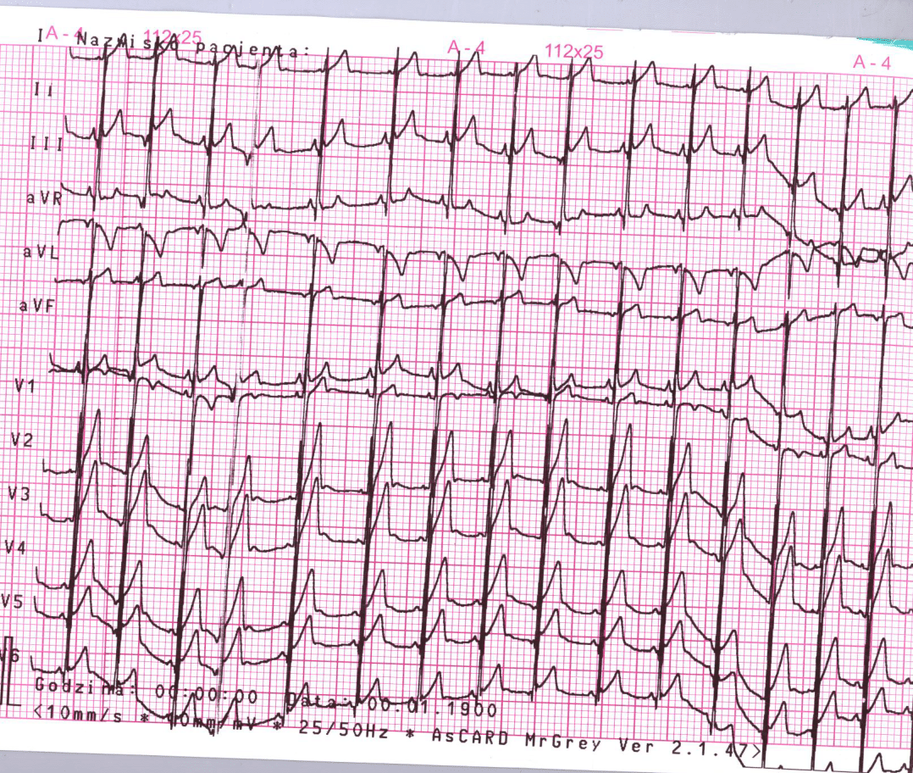
#> input picture image/ekg-1.png, 913 x 773 px, shrunk from 1078 x 912 before the run
$ python -i image_processing.py   (imports and definitions only)
#> lines starting #> are read from the running program, lines starting #| are printed output that depends on the picture; after the words box and inside, x2 and y2 are one past the last pixel; in counts of white or black regions, pixels touching at a corner belong together
#> further down, picture is the input picture: shape (773, 913, 3); mean B, G, R 216.7, 202.6, 225.1
import numpy as np
import cv2
import matplotlib.pyplot as plt
from scipy.signal import find_peaks


class ImageProcessing:

    # [7 lines left out: function color_change_chart, not called in this run]
    def difference_of_gaussians(self, image):
        blur1 = cv2.GaussianBlur(image, (161, 161), 0)
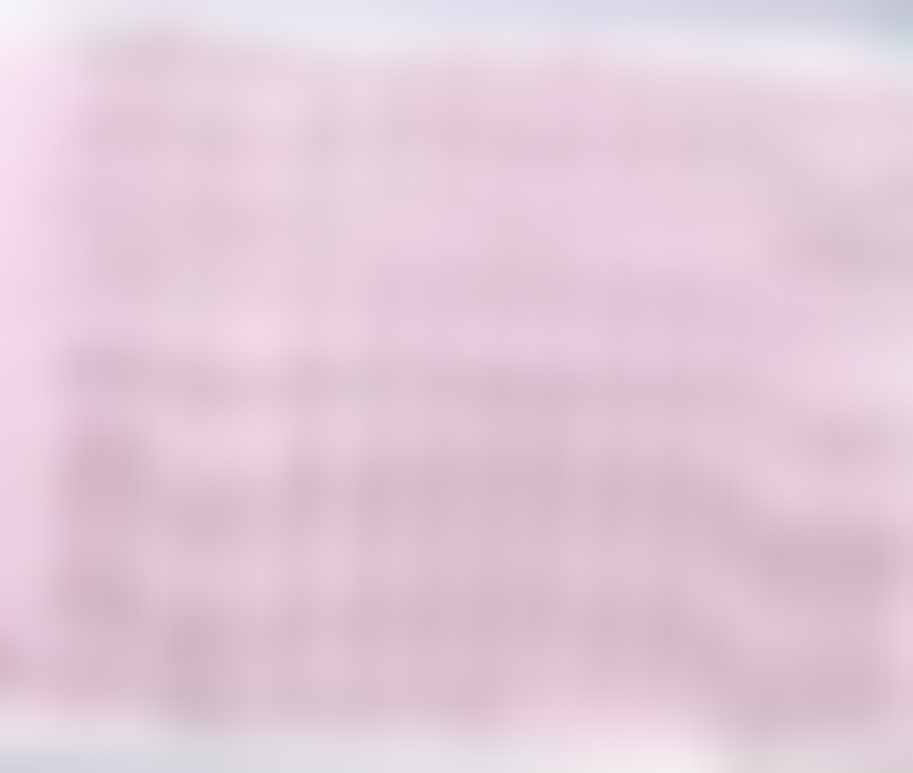
#> blur1: shape (773, 913, 3); mean B, G, R 216.7, 202.6, 225.1
        blur2 = cv2.GaussianBlur(image, (5, 5), 0)
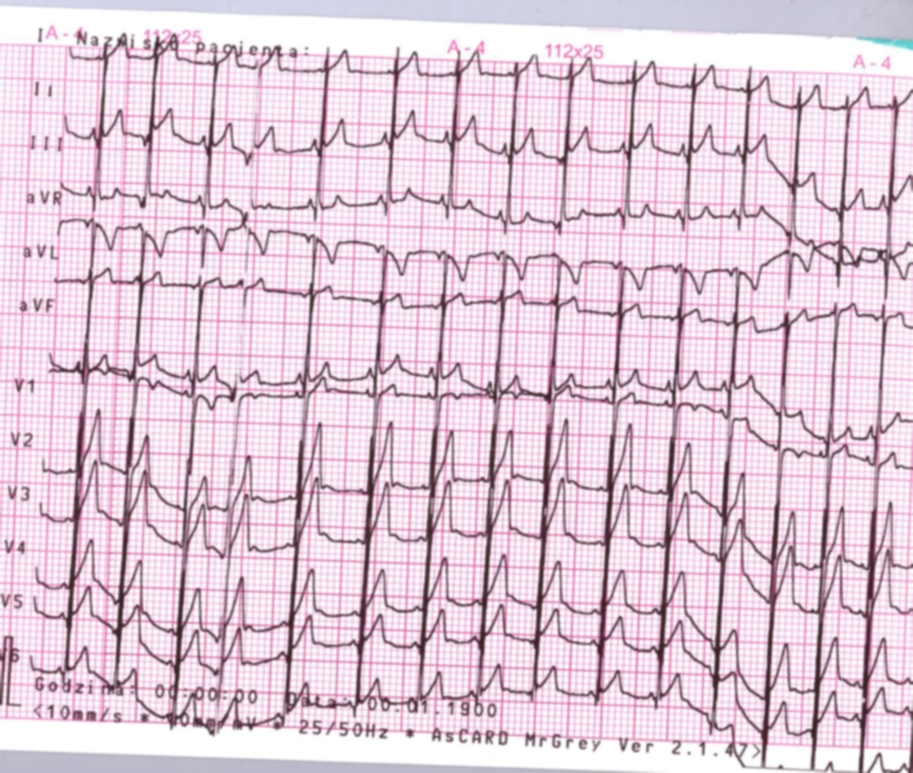
#> blur2: shape (773, 913, 3); mean B, G, R 216.7, 202.6, 225.1
        dog = cv2.absdiff(blur1, blur2)
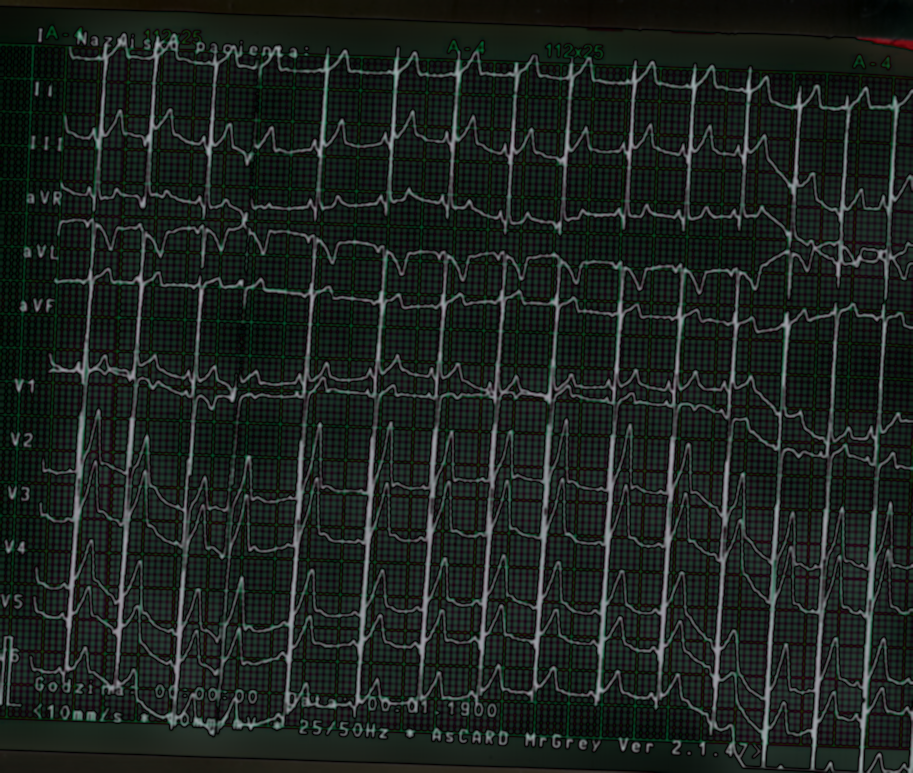
#> dog: shape (773, 913, 3); mean B, G, R 31.1, 34.7, 28.3

        dog_gray = cv2.cvtColor(dog, cv2.COLOR_BGR2GRAY)
        _, binary_dog = cv2.threshold(dog_gray, 0, 255, cv2.THRESH_BINARY + cv2.THRESH_OTSU)
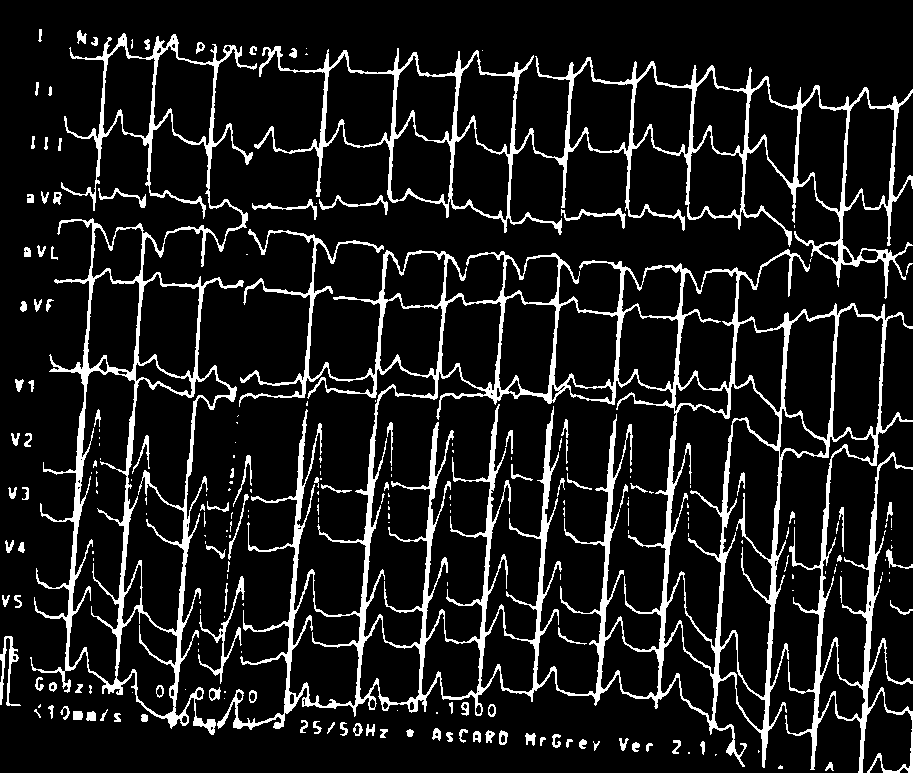
#> binary_dog: shape (773, 913); 11.5% white; 240 white regions (124 under 20 px), largest, box (x1, y1, x2, y2) and area: (217, 229, 913, 773) 42786, (30, 33, 257, 735) 15789, (254, 46, 913, 299) 13494
        binary_dog = cv2.medianBlur(binary_dog, 3)
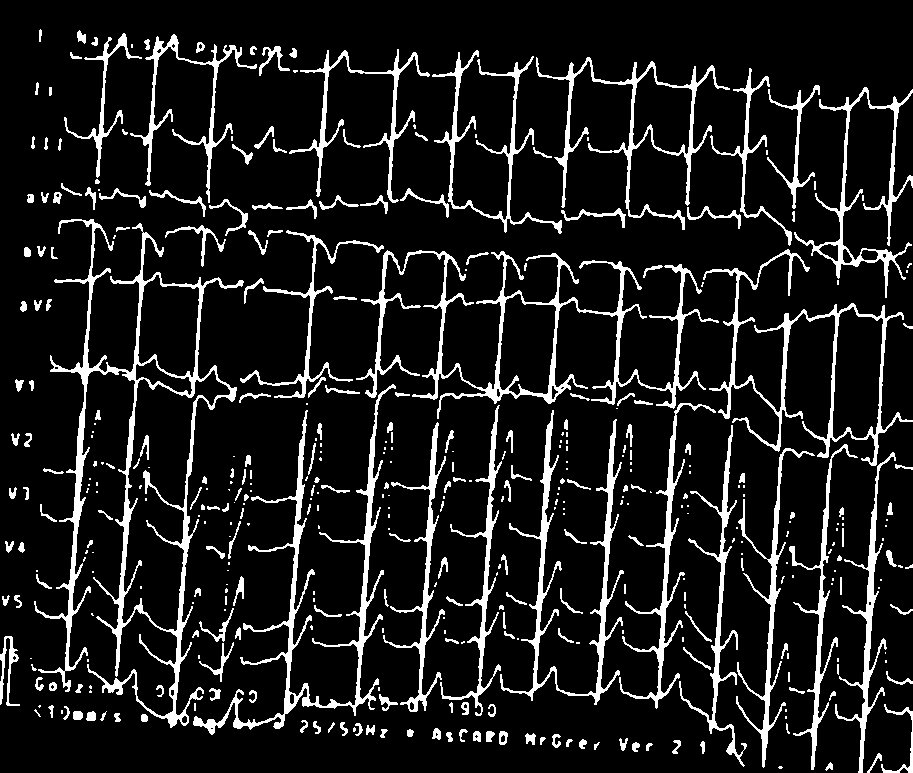
#> binary_dog: shape (773, 913); 11.2% white; 403 white regions (175 under 20 px), largest, box (x1, y1, x2, y2) and area: (34, 219, 244, 728) 10537, (356, 250, 719, 419) 7213, (193, 384, 396, 735) 5825

        return binary_dog

    # [86 lines left out: functions mean_image, imthreshold, multiply, dividing, cropping, plot_cropped_charts, not called in this run]

>>> import cv2
>>> picture = cv2.imread('../image/ekg-1.png')
>>> result = ImageProcessing().difference_of_gaussians(picture)
